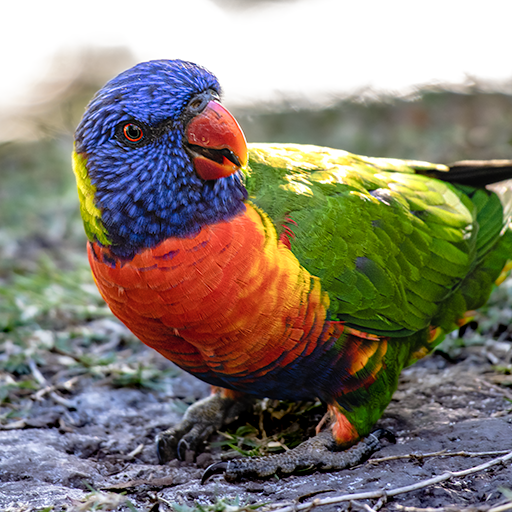
#> input picture CV/2023/birb.png, 512 x 512 px
$ python 6_lut_demo.py
#> lines starting #> are read from the running program, lines starting #| are printed output that depends on the picture
import cv2
import numpy as np
import matplotlib.pyplot as plt


# Load the image
img = cv2.imread('birb.png', cv2.IMREAD_COLOR)
#> img is the input picture: shape (512, 512, 3); mean B, G, R 116.1, 127.6, 135.2

gamma = 0.3

i = np.arange(0, 256, 1)
hist_r = cv2.calcHist([img[:, :, 2]], [0], None, [256], [0,256])
#> hist_r = 256 values, max 39856 at index 255, min 231 at index 3, mean 1024
hist_g = cv2.calcHist([img[:, :, 1]], [0], None, [256], [0,256])
#> hist_g = 256 values, max 36232 at index 255, min 251 at index 242, mean 1024
hist_b = cv2.calcHist([img[:, :, 0]], [0], None, [256], [0,256])
#> hist_b = 256 values, max 36106 at index 255, min 280 at index 236, mean 1024

get_red = lambda i: i
get_green = lambda i: i
get_blue = lambda i: i

red_curve = np.clip(get_red(i), 0, 255).astype(np.uint8)
green_curve = np.clip(get_green(i), 0, 255).astype(np.uint8)
blue_curve = np.clip(get_blue(i), 0, 255).astype(np.uint8)

# Apply the color curve LUTs to the image
img_out = np.zeros_like(img)
img_out[:, :, 0] = cv2.LUT(img[:, :, 0], blue_curve.flatten())
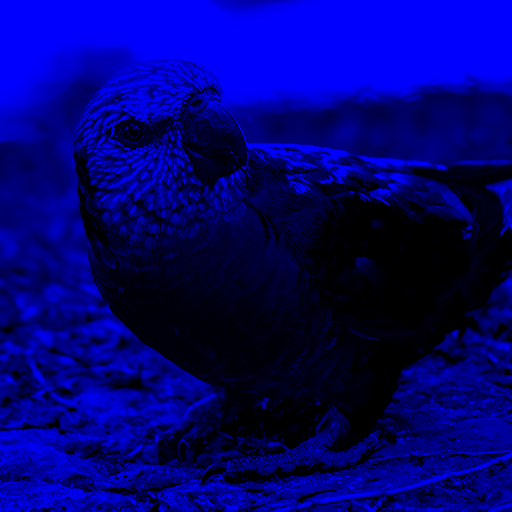
#> img_out: shape (512, 512, 3); mean B, G, R 116.1, 0, 0
img_out[:, :, 1] = cv2.LUT(img[:, :, 1], green_curve.flatten())
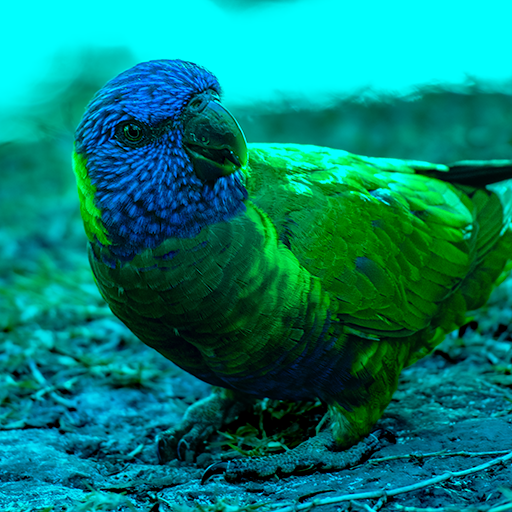
#> img_out: shape (512, 512, 3); mean B, G, R 116.1, 127.6, 0
img_out[:, :, 2] = cv2.LUT(img[:, :, 2], red_curve.flatten())


hist_out_r = cv2.calcHist([img_out[:, :, 2]], [0], None, [256], [0,256])
#> hist_out_r has the same summary as hist_r
hist_out_g = cv2.calcHist([img_out[:, :, 1]], [0], None, [256], [0,256])
#> hist_out_g has the same summary as hist_g
hist_out_b = cv2.calcHist([img_out[:, :, 0]], [0], None, [256], [0,256])
#> hist_out_b has the same summary as hist_b

fig, ((ax0, ax1), (ax2, ax3)) = plt.subplots(2, 2)
ax0.plot(i / 255, hist_r, color='r')
ax0.plot(i / 255, hist_g, color='g')
ax0.plot(i / 255, hist_b, color='b')
ax0.set_ylim([0, 4096])

ax1.plot(i / 255, hist_out_r, color='r')
ax1.plot(i / 255, hist_out_g, color='g')
ax1.plot(i / 255, hist_out_b, color='b')
ax1.set_ylim([0, 4096])
plt.subplot(223)
plt.imshow(cv2.cvtColor(img, cv2.COLOR_BGR2RGB))
plt.subplot(224)
plt.imshow(cv2.cvtColor(img_out, cv2.COLOR_BGR2RGB))
plt.show()
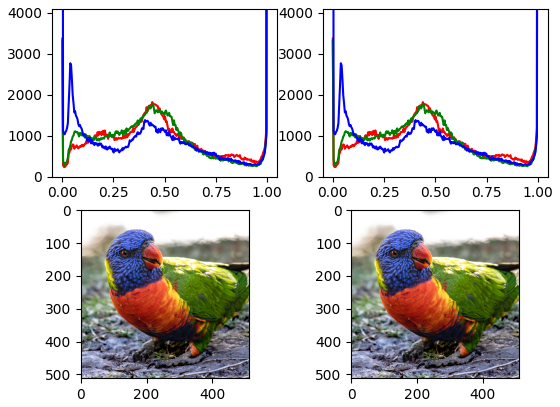
#> figure drawn by matplotlib, 4 panels; panel 1: curve peaks at x = 1, y = 39856; panel 1: curve peaks at x = 1, y = 36232; panel 1: curve peaks at x = 1, y = 36106; panel 2: curve peaks at x = 1, y = 39856
